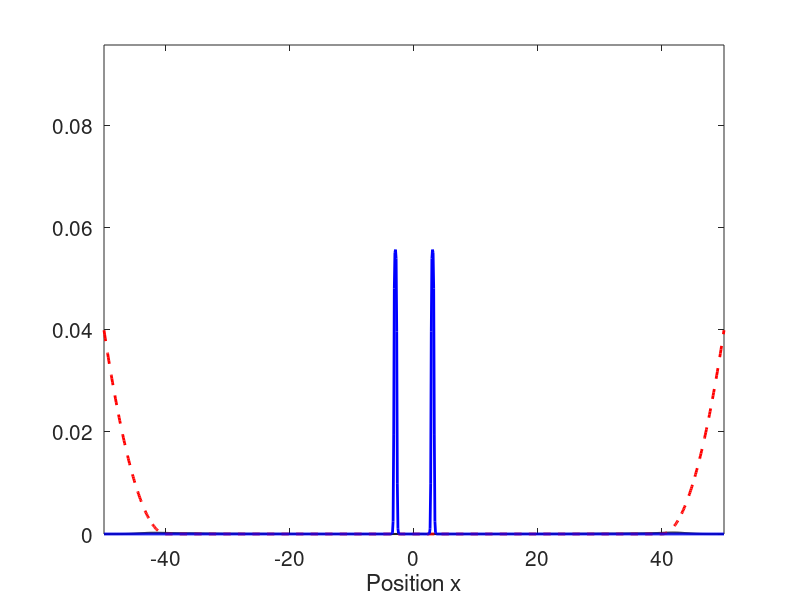

This figure's MATLAB source:
% This script simulates the evolution of an particle which hits a double 
% barrier. Each of the two identical parts of the barrier has a smooth 
% rectangular-like shape.
% 
% It imposes a complex absorbing potential and uses the accumulated
% absorption at each end in order to estimate reflection and trasmissiion
% probabilities.
%
% The absorbing potential is a quadratic monomial.
% 
% Inputs for the initial Gaussian:
%   x0      - The (mean) initial position
%   p0      - The (mean) initial momentum
%   sigmaP  - The momentum width of the initial, Gaussian wave packet
%   tau     - The time at which the Gaussian is narrowest (spatially)
% 
% Input for the barrier:
%   V0      - The height of the barrier (can be negative)
%   w       - The width of the barrier
%   s       - Smoothness parameter
%   d       - Distance between the barriers (centre to centre)
%
% Inputs for the absorbing potential
%   eta     - The strength of the absorber
%   Onset   - the |x| value beyond which absorption starts
% 
% Numerical inputs:
%   L       - The extension of the spatial grid 
%   N       - The number of grid points
%   dt      - The step size in time
%
% All inputs are hard coded initially.

% Numerical grid parameters
L = 100;
N = 1024;                % Should be 2^k, k integer, for FFT's sake
h = L/(N-1);

% Numerical time parameter
dt = 0.1;

% Input parameters for the Gaussian
x0 = -20;
%p0 = 1;
p0 = sqrt(2*3);
sigmaP = 0.1;
tau = 0;

% Input parameters for the barrier
V0 = 4;
w = 0.5;
s = 25;
d = 3;

% Inputs for the absorber
eta = 0.05;
Onset = 40;
% Check that Onset is admissible
if Onset > L/2
  error('This value for Onset is too large.')
end

% Set up grid
x = transpose(linspace(-L/2, L/2, N));      % Column vector

% Set up barrier
Vpot = @(x) V0./(exp(s*(abs(x)-w/2))+1);
Vdouble = @(x) Vpot(x-d) + Vpot(x+d);

% Set up the absorbing potential
Vabs = @(x) eta * (abs(x) > Onset) .* (abs(x) - Onset).^2;

% Set up kinetic energy matrix by means of the fast Fourier transform
k=2*pi/(N*h)*[0:(N/2-1), (-N/2:-1)];        % Vector with k-values
% Fourier transform the identity matrix:
Tmat = fft(eye(N));
% Multiply by (ik)^2
Tmat = diag(-k.^2)*Tmat;
% Transform back to x-representation
Tmat = ifft(Tmat);
Tmat = -1/2*Tmat;               % Correct prefactor


% Set up propagator - with a non-Hermitian Hamiltonian
Ham = Tmat + diag(Vdouble(x)) - 1i*diag(Vabs(x));  % Hamiltonian
U = expm(-1i*Ham*dt);                               % Propagator

% Set up Gaussian - analytically
InitialNorm = nthroot(2/pi, 4) * sqrt(sigmaP/(1-2i*sigmaP^2*tau));
% Initial Gaussian
Psi0 = InitialNorm*exp(-sigmaP^2*(x-x0).^2/(1-2i*sigmaP^2*tau)+1i*p0*x);

% Initiate wave functon
Psi = Psi0;

% Initiate plots
figure(1)
% Plot wave packet
plWF = plot(x,abs(Psi).^2, 'k-', 'linewidth', 1.5);
MaxValPsi0 = max(abs(Psi).^2);     % For scaling the barrier plot
hold on
% Plot absorber
plot(x, 0.5*Vabs(x)/max(Vabs(x))*MaxValPsi0, 'r--', 'linewidth', 2)
% Plot potential
plot(x, 0.7*Vdouble(x)/V0*MaxValPsi0, 'b-', 'linewidth', 2)
axis([-L/2 L/2 0 1.2*MaxValPsi0])                % Set axes
xlabel('Position x')
set(gca, 'fontsize', 15)
hold off

% Initiate reflection and transmission probabilities
Rprob = 0;
Tprob = 0;

% Loop which updates wave functions and plots in time
% The limit of 99.5 % is set somewhat arbitrarily; it could be 
% higher and it could be slightly lower
while Rprob + Tprob < .995
  % Update numerical wave function
  Psi = U*Psi;
  
  % Update R and T
  Rprob = Rprob + 2*dt*trapz(x, (x < -Onset).*Vabs(x).*abs(Psi).^2);
  Tprob = Tprob + 2*dt*trapz(x, (x >  Onset).*Vabs(x).*abs(Psi).^2);
  
  % Update plot
  set(plWF, 'ydata', abs(Psi).^2);
  drawnow
end

% Estimate transmission and relflection probabilities
% Print result to screen
disp(['Estimated reflection probability: ', num2str(100*Rprob), ' %'])
disp(['Estimated transmission probability: ', num2str(100*Tprob), ' %'])
